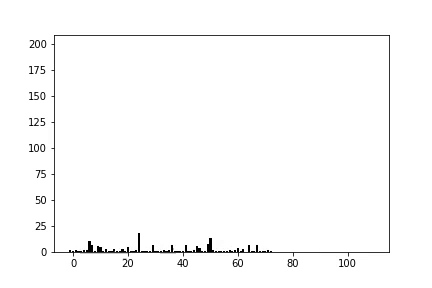
#> input picture frame 5 of mEDEA/stats_robot/dynamic_images.mp4, 432 x 288 px, given in place of the camera
$ python FinalWebcam.py   (Python 2 division)
#> lines starting #> are read from the running program, lines starting #| are printed output that depends on the picture; after the words box and inside, x2 and y2 are one past the last pixel; in counts of white or black regions, pixels touching at a corner belong together
# import the necessary packages
import numpy as np
import argparse
import cv2
import time

cap = cv2.VideoCapture(0) # Set Capture Device, in case of a USB Webcam try 1, or give -1 to get a list of available devices

#Set Width and Height
# cap.set(3,1280)
# cap.set(4,720)

# The above step is to set the Resolution of the Video. The default is 640x480.
# This example works with a Resolution of 640x480.

while(True):
	# Capture frame-by-frame
	ret, frame = cap.read()
#> frame is the input picture: shape (288, 432, 3); min 0, max 255, mean 251.1

	# load the image, clone it for output, and then convert it to grayscale

	output = frame.copy()
	gray = cv2.cvtColor(frame, cv2.COLOR_BGR2GRAY)

	# apply GuassianBlur to reduce noise. medianBlur is also added for smoothening, reducing noise.
	gray = cv2.GaussianBlur(gray,(5,5),0);
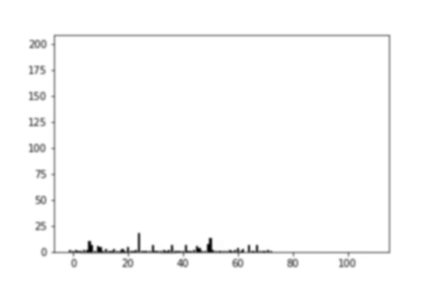
#> gray: shape (288, 432); min 0, max 255, mean 251.1
	gray = cv2.medianBlur(gray,5)

	# Adaptive Guassian Threshold is to detect sharp edges in the Image. For more information Google it.
	gray = cv2.adaptiveThreshold(gray,255,cv2.ADAPTIVE_THRESH_GAUSSIAN_C,\
           cv2.THRESH_BINARY,11,3.5)
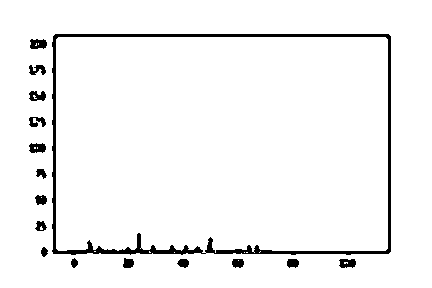
#> gray: shape (288, 432); 95.8% white; 16 black regions, largest, box (x1, y1, x2, y2) and area: (52, 34, 391, 255) 3848, (30, 39, 47, 49) 136, (29, 143, 46, 153) 130

	kernel = np.ones((2,2),np.uint8)
	gray = cv2.erode(gray,kernel,iterations = 1)
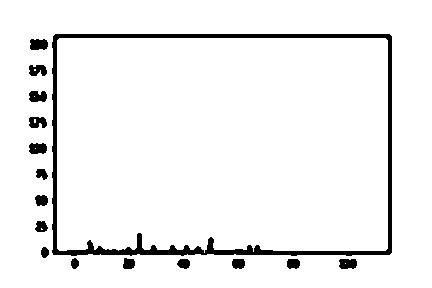
#> gray: shape (288, 432); 94.4% white; 16 black regions, largest, box (x1, y1, x2, y2) and area: (52, 34, 392, 256) 5086, (30, 39, 48, 50) 174, (29, 143, 47, 154) 168
	# gray = erosion

	gray = cv2.dilate(gray,kernel,iterations = 1)
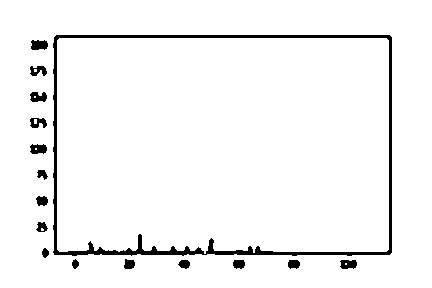
#> gray: shape (288, 432); 95.7% white; 16 black regions, largest, box (x1, y1, x2, y2) and area: (53, 35, 392, 256) 3872, (31, 40, 48, 50) 142, (30, 144, 47, 154) 133
	# gray = dilation

	# get the size of the final image
	# img_size = gray.shape
	# print img_size

	# detect circles in the image
	circles = cv2.HoughCircles(gray, cv2.HOUGH_GRADIENT, 1, 1, param1=100, param2=20, minRadius=0, maxRadius=15)
#> circles = None
	print circles
#| None

	# ensure at least some circles were found
	if circles is not None:
		# convert the (x, y) coordinates and radius of the circles to integers
		circles = np.round(circles[0, :]).astype("int")
                print circles
		# loop over the (x, y) coordinates and radius of the circles
		for (x, y, r) in circles:
			a = np.array((x ,y))
                        print a
			# draw the circle in the output image, then draw a rectangle in the image
			# corresponding to the center of the circle

			for (x_i, y_i, r_i) in circles:
				tmp=[]
				b = np.array((x_i, y_i))
				dist = np.linalg.norm(a-b)
				if(dist < 20):
					tmp.append((x_i, y_i, r_i))
                        print tmp
                        print "was tmp"
                        print
                        if len(tmp)==0:
                                continue
			x_mean = int(np.mean([i[0] for i in tmp]))
			y_mean = int(np.mean([i[1] for i in tmp]))
			r_mean = int(np.mean([i[2] for i in tmp]))

			cv2.circle(output, (x_mean, y_mean), r_mean, (0, 255, 0), 4)
			cv2.rectangle(output, (x_mean - 5, y_mean - 5), (x_mean + 5, y_mean + 5), (0, 128, 255), -1)
			#time.sleep(0.5)
			print "Column Number: "
			print x
			print "Row Number: "
			print y
			print "Radius is: "
			print r

	# Display the resulting frame
		cv2.imshow('gray',gray)
    	cv2.imshow('frame',output)
 	if cv2.waitKey(1) & 0xFF == ord('q'):
#> (key q is pressed here)
		break

# When everything done, release the capture
cap.release()
cv2.destroyAllWindows()

$ run again, starting later in the video
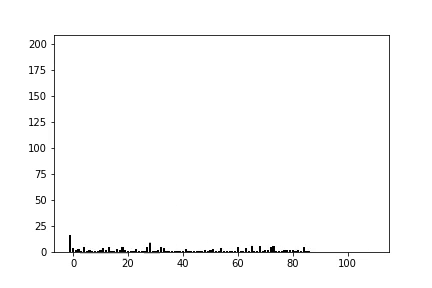
#> input picture frame 26 of mEDEA/stats_robot/dynamic_images.mp4, 432 x 288 px, given in place of the camera
#> frame is the input picture: shape (288, 432, 3); min 0, max 255, mean 251.1
#> `gray = cv2.adaptiveThreshold(gray,255,cv2.ADAPTIVE_THRESH_GAUSSIAN_C,\..`:
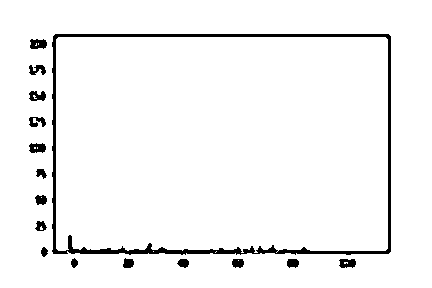
#> gray: shape (288, 432); 95.8% white; 16 black regions, largest, box (x1, y1, x2, y2) and area: (52, 34, 391, 255) 3794, (30, 39, 47, 49) 136, (29, 143, 46, 153) 130
#> `gray = cv2.dilate(gray,kernel,iterations = 1)`:
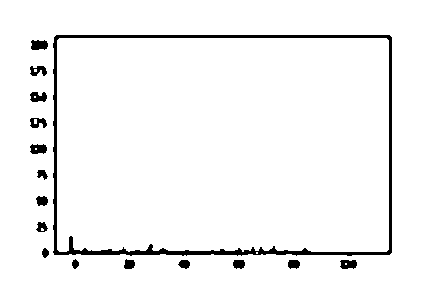
#> gray: shape (288, 432); 95.8% white; 16 black regions, largest, box (x1, y1, x2, y2) and area: (53, 35, 392, 256) 3816, (31, 40, 48, 50) 142, (30, 144, 47, 154) 133
#> circles = None
#| None

$ run again, starting later in the video
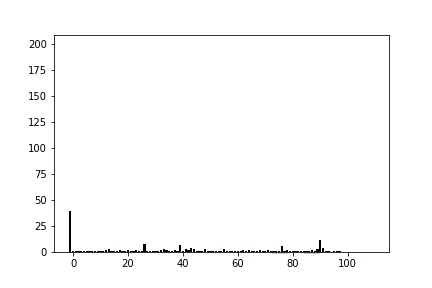
#> input picture frame 47 of mEDEA/stats_robot/dynamic_images.mp4, 432 x 288 px, given in place of the camera
#> frame is the input picture: shape (288, 432, 3); min 0, max 255, mean 251.1
#> `gray = cv2.adaptiveThreshold(gray,255,cv2.ADAPTIVE_THRESH_GAUSSIAN_C,\..`:
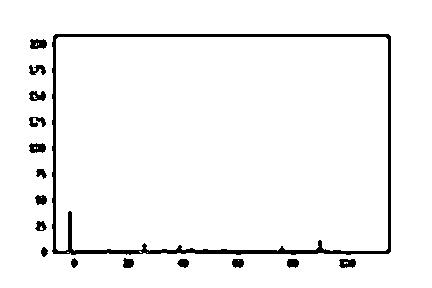
#> gray: shape (288, 432); 95.7% white; 16 black regions, largest, box (x1, y1, x2, y2) and area: (52, 34, 391, 255) 3901, (30, 39, 47, 49) 136, (29, 143, 46, 153) 130
#> `gray = cv2.dilate(gray,kernel,iterations = 1)`:
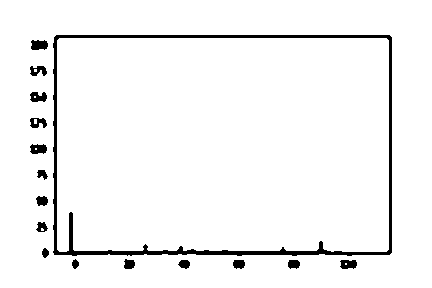
#> gray: shape (288, 432); 95.7% white; 16 black regions, largest, box (x1, y1, x2, y2) and area: (53, 35, 392, 256) 3915, (31, 40, 48, 50) 142, (30, 144, 47, 154) 133
#> circles = None
#| None
